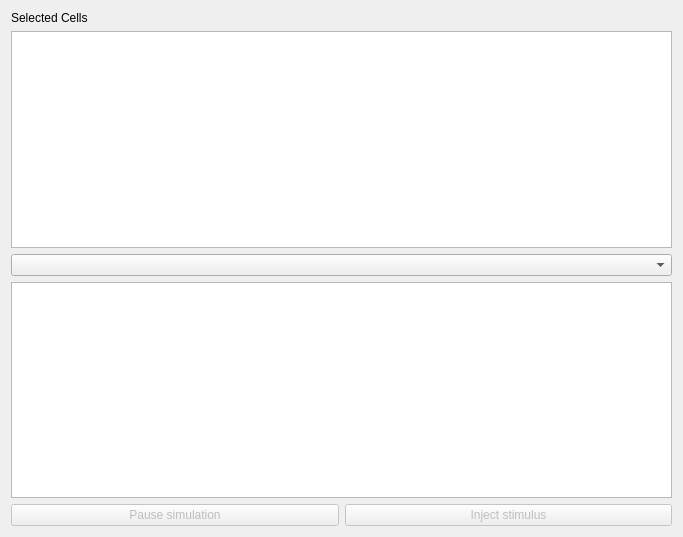
<?xml version="1.0" encoding="UTF-8"?>
<ui version="4.0">
 <class>steeringWidget</class>
 <widget class="QWidget" name="steeringWidget">
  <property name="enabled">
   <bool>true</bool>
  </property>
  <property name="geometry">
   <rect>
    <x>0</x>
    <y>0</y>
    <width>683</width>
    <height>537</height>
   </rect>
  </property>
  <property name="sizePolicy">
   <sizepolicy hsizetype="Preferred" vsizetype="Preferred">
    <horstretch>0</horstretch>
    <verstretch>0</verstretch>
   </sizepolicy>
  </property>
  <property name="windowTitle">
   <string>Simulation</string>
  </property>
  <layout class="QGridLayout" name="gridLayout">
   <item row="7" column="0">
    <layout class="QHBoxLayout" name="horizontalLayout_4">
     <item>
      <widget class="QPushButton" name="btnPlayPauseSimulation">
       <property name="enabled">
        <bool>false</bool>
       </property>
       <property name="text">
        <string>Pause simulation</string>
       </property>
       <property name="flat">
        <bool>false</bool>
       </property>
      </widget>
     </item>
     <item>
      <widget class="QPushButton" name="btnInjectStimulus">
       <property name="enabled">
        <bool>false</bool>
       </property>
       <property name="text">
        <string>Inject stimulus</string>
       </property>
       <property name="flat">
        <bool>false</bool>
       </property>
      </widget>
     </item>
    </layout>
   </item>
   <item row="1" column="0">
    <widget class="QTextEdit" name="txtCellIds">
     <property name="maximumSize">
      <size>
       <width>16777215</width>
       <height>600</height>
      </size>
     </property>
    </widget>
   </item>
   <item row="2" column="0">
    <widget class="QComboBox" name="generatorsComboBox"/>
   </item>
   <item row="0" column="0">
    <widget class="QLabel" name="label">
     <property name="text">
      <string>Selected Cells</string>
     </property>
    </widget>
   </item>
   <item row="3" column="0">
    <layout class="QHBoxLayout" name="horizontalLayout">
     <property name="sizeConstraint">
      <enum>QLayout::SetDefaultConstraint</enum>
     </property>
     <item>
      <widget class="QTableView" name="tblGeneratorProperties">
       <attribute name="verticalHeaderVisible">
        <bool>false</bool>
       </attribute>
       <attribute name="verticalHeaderHighlightSections">
        <bool>false</bool>
       </attribute>
      </widget>
     </item>
    </layout>
   </item>
  </layout>
 </widget>
 <resources/>
 <connections/>
</ui>
